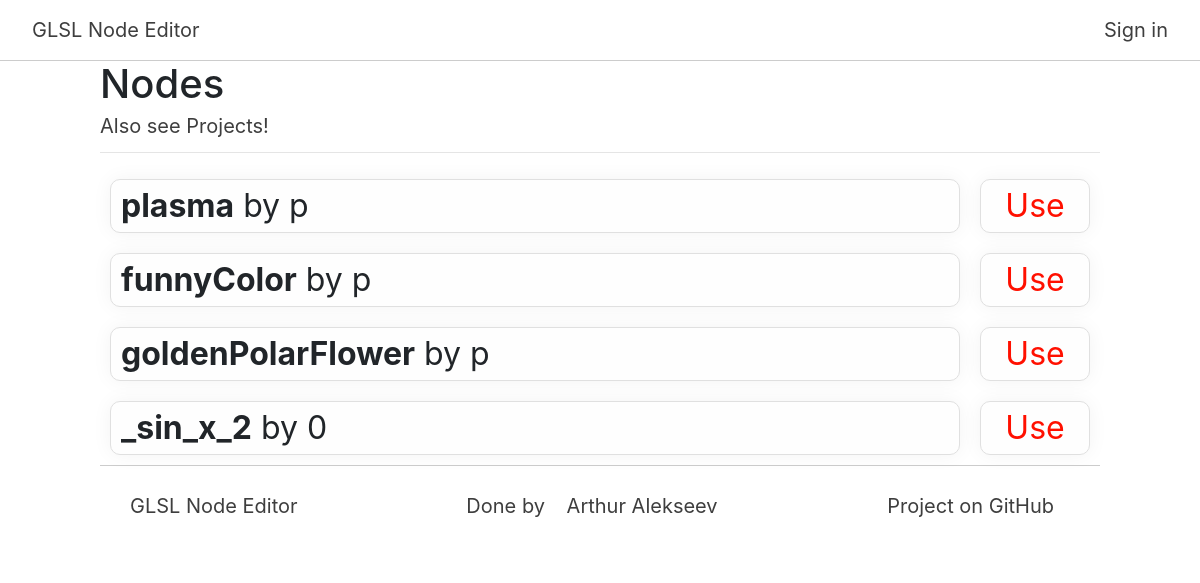
Page /explore/nodes on the committed database.
### db/models/nodes_model.py (models this page shows)
class NodeModel(SqlAlchemyBase):
    __tablename__ = 'nodes'
    id = sqlalchemy.Column(sqlalchemy.Integer, primary_key=True, autoincrement=True)
    json_code = sqlalchemy.Column(sqlalchemy.String, nullable=True)
    author_id = sqlalchemy.Column(sqlalchemy.Integer, sqlalchemy.ForeignKey("users.id"))
    name = sqlalchemy.Column(sqlalchemy.String, nullable=True)
    description = sqlalchemy.Column(sqlalchemy.String, nullable=True)
    user = orm.relation('UserModel')

### db/models/user_model.py (models this page shows, shortened)
class UserModel(SqlAlchemyBase, UserMixin):
    __tablename__ = 'users'
    id = sqlalchemy.Column(sqlalchemy.Integer,
                           primary_key=True, autoincrement=True)
    name = sqlalchemy.Column(sqlalchemy.String(15), unique=True)
    email = sqlalchemy.Column(sqlalchemy.String, unique=True)
    hashed_password = sqlalchemy.Column(sqlalchemy.String)
    create_date = sqlalchemy.Column(sqlalchemy.DateTime, default=datetime.datetime.now)
    used_nodes = sqlalchemy.Column(sqlalchemy.String, default="")
    nodes = orm.relation("NodeModel", back_populates='user')
    projects = orm.relation("ProjectModel", back_populates='user')

### app.py (the view)
@app.route('/explore/nodes')
def explore_page_nodes():
    session = db_session.create_session()
    nodes = session.query(Node)
    return render_template("explore_nodes.html", nodes=nodes)

### db/db_session.py (called while the page is built)
def create_session() -> Session:
    global __factory
    return __factory()

### templates/explore_nodes.html (shortened to what this page needs)
{% extends "base.html" %}
{% block content %}
    <link rel="stylesheet" href="/static/nodes/css/styles.css">
    <div class="p-title">
        <h1> Nodes </h1>
        <a style="padding-left: 0" href="/">Also see Projects!</a>
    </div>
    <hr>
    <div class="explore">
        {% for node in nodes %}
            <div class="node-c">
            <div class="node" onclick="document.location = '/node/{{ node.id }}'">
                <div class="node-data">
                    <span> <b>{{ node.name }}</b> by {{ node.user.name }}</span>
                </div>
            </div>
            {% if (node.id|string) in (current_user.used_nodes|string) %}
                <div class="used" onmousedown="addNodeAjaxWID({{ node.id }}, changeStyle, this)">
            {% else %}
                <div class="unused" onmousedown="addNodeAjaxWID({{ node.id }}, changeStyle, this)">
            {% endif %}
        {% if (node.id|string) in (current_user.used_nodes|string) %}
            <span> Used </span>
        {% else %}
            <span> Use </span>
        {% endif %}
        </div>
        </div>
        {% endfor %}
        </div>
{% endblock %}

### static/base/css/base.css (style rules this page uses)
body { margin: 0; line-height: 1.0; position: relative; }
a { padding: 14px 16px; margin-top: 10px; text-decoration: none; color: #3e3e3e; font-size: 20px; }

### static/nodes/css/styles.css (style rules this page uses)
.node { margin: 10px; padding: 10px; display: grid; grid-template-columns: 1fr 250px; border-radius: 10px; border: 1px solid #e0e0e0; background-color: #fefefe; box-shadow: 0 0 20px rgba(0, 0, 0, 0.05); transition: background-color ease-in-out 60ms; }
.node-data { font-family: -apple-system, BlinkMacSystemFont, "Segoe UI", Roboto, "Helvetica Neue", Arial, "Noto Sans", sans-serif, "Apple Color Emoji", "Segoe UI Emoji", "Segoe UI Symbol", "Noto Color Emoji"; display: inherit; font-size: 200%; }
.unused { font-family: -apple-system, BlinkMacSystemFont, "Segoe UI", Roboto, "Helvetica Neue", Arial, "Noto Sans", sans-serif, "Apple Color Emoji", "Segoe UI Emoji", "Segoe UI Symbol", "Noto Color Emoji"; display: inherit; font-size: 200%; color: #ff1000; -webkit-user-select: none; -moz-user-select: none; -ms-user-select: none; user-select: none; margin: 10px; padding: 10px; border-radius: 10px; border: 1px solid #e0e0e0; background-color: #fefefe; box-shadow: 0 0 20px rgba(0, 0, 0, 0.05); text-align: center; transition: background-color ease-in-out 200ms, color ease-in-out 200ms; }
.node-c { display: grid; grid-template-columns: 1fr 130px; }

### rows in the picture
NodeModel: name "plasma", user.name "p", shows "Use"
NodeModel: name "funnyColor", user.name "p", shows "Use"
NodeModel: name "goldenPolarFlower", user.name "p", shows "Use"
NodeModel: name "_sin_x_2", user.name "0", shows "Use"
